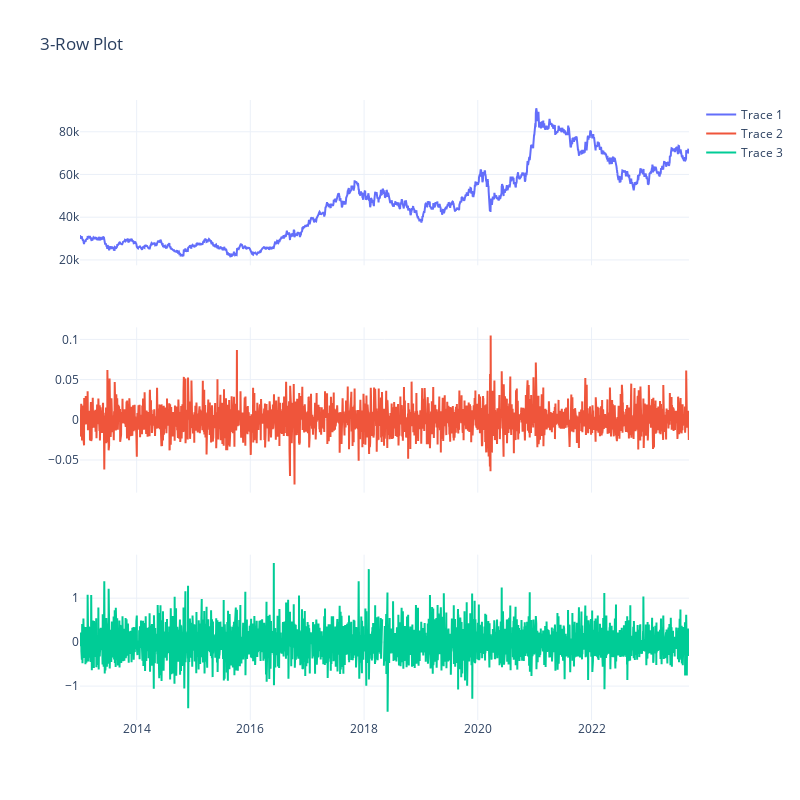

Here is the notebook cell this chart was saved with:
### Code cell
import plotly.graph_objects as go
from plotly.subplots import make_subplots

# Create subplots
fig = make_subplots(rows=3, cols=1, shared_xaxes=True)

code = '005930'
z_transformed_series = zscore(df_close_diff[code].dropna())
z_transformed_series_v = zscore(np.log(df_volume[code]).diff().dropna())


x = df_close.index
y1 = df_close[code]
y2 = df_close_diff[code]
y3 = np.log(df_volume[code]).diff()

# Add traces to the subplots
fig.add_trace(go.Scatter(x=x, y=y1, mode='lines', name='Trace 1'), row=1, col=1)
fig.add_trace(go.Scatter(x=x, y=y2, mode='lines', name='Trace 2'), row=2, col=1)
fig.add_trace(go.Scatter(x=x, y=y3, mode='lines', name='Trace 3'), row=3, col=1)

# Update layout
fig.update_layout(height=800, width=800, title_text="3-Row Plot")

# Show the plot
fig.show()

### Figure 1 — Plotly figure (JSON) as saved in the notebook; plotly's stock layout.template omitted (floating-point values rounded to 4 significant figures; data arrays with more than 128 entries replaced by an {"elided": "..."} marker saying what was removed)
{"data": [{"mode": "lines", "name": "Trace 1", "type": "scatter", "x": {"elided": "2640 str values"}, "xaxis": "x", "y": {"elided": "2640 int values"}, "yaxis": "y"}, {"mode": "lines", "name": "Trace 2", "type": "scatter", "x": {"elided": "2640 str values"}, "xaxis": "x2", "y": {"elided": "2640 float values"}, "yaxis": "y2"}, {"mode": "lines", "name": "Trace 3", "type": "scatter", "x": {"elided": "2640 str values"}, "xaxis": "x3", "y": {"elided": "2640 float values"}, "yaxis": "y3"}], "layout": {"height": 800, "title": {"text": "3-Row Plot"}, "width": 800, "xaxis": {"anchor": "y", "domain": [0, 1], "matches": "x3", "showticklabels": false}, "xaxis2": {"anchor": "y2", "domain": [0, 1], "matches": "x3", "showticklabels": false}, "xaxis3": {"anchor": "y3", "domain": [0, 1]}, "yaxis": {"anchor": "x", "domain": [0.7333, 1]}, "yaxis2": {"anchor": "x2", "domain": [0.3667, 0.6333]}, "yaxis3": {"anchor": "x3", "domain": [0, 0.2667]}}}
